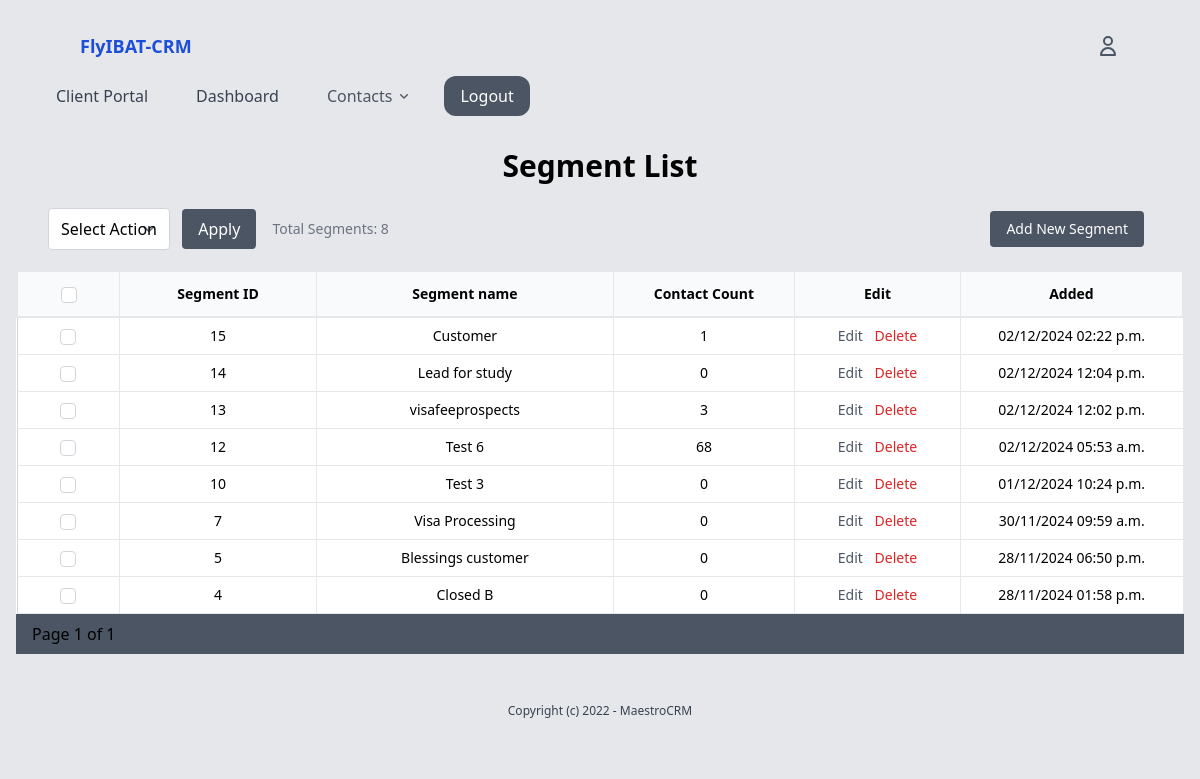
/contacts/segments/ (signed in), run on the app's committed database.
### segments/models.py (models this page shows)
class Segment(models.Model):
    name = models.CharField(max_length=255)
    description = models.TextField(blank=True, null=True)
    conditions = models.JSONField()  # Store filtering rules in JSON
    contacts = models.ManyToManyField(Contact, blank=True, related_name='segments')
    created_by = models.ForeignKey(User, on_delete=models.SET_DEFAULT, default=1, related_name='segments_created')
    category = models.ForeignKey(SegCategory, on_delete=models.SET_NULL, null=True, blank=True, related_name='segments')
    created_at = models.DateTimeField(auto_now_add=True)
    modified_at = models.DateTimeField(auto_now=True)

### segments/views.py (the view)
# urls.py: path('', views.segment_list, name='list'),
@login_required
def segment_list(request):
    segments = Segment.objects.all().order_by('-created_by')
    paginator = Paginator(segments, 10)  # Show 10 contacts per page
    page_number = request.GET.get('page')
    page_segments = paginator.get_page(page_number)
    return render(request, 'segments/segment_list.html', {'segments': page_segments})

### core/context_processors.py (called while the page is built)
def user_roles(request):
    if request.user.is_authenticated:
        groups = request.user.groups.values_list('name', flat=True)
        return {'user_roles': groups}
    return {}

### segments/templates/segments/segment_list.html (shortened to what this page needs)
{% extends 'core/base.html' %}
{% block content %}
<form class="p-4">
    <h2 class="text-3xl font-bold mb-6 text-center">Segment List</h2>
    <div class="mb-1 px-4 flex-col flex md:flex-row">
        <div class="flex-auto w-50 mb-4 px-4 flex items-center justify-start">
            <div>
                <select name="action" class="border border-gray-300 rounded py-2 px-3">
                    <option value="">Select Action</option>
                </select>
                <button type="submit" class="ml-2 bg-gray-600 text-white py-2 px-4 rounded hover:bg-gray-700">
                    Apply
                </button>
            </div>
            <div class="px-4 text-sm text-gray-500">Total Segments: {{ segments.paginator.count }}</div>
        </div>
        <div class="flex-auto w-50 md-1/2 mb-4 flex items-center justify-end px-6">
            <a href="{% url 'segments:add' %}"
                class="ml-2 text-sm bg-gray-600 text-white py-2 px-4 rounded hover:bg-gray-700">
                Add New Segment
            </a>
        </div>
    </div>
    <table class="w-full bg-white border border-gray-300">
        <tr class="border-2 border-gray-200 items-center bg-gray-50">
            <th class="py-3 px-4 border-r border-gray-200  text-sm font-semibold w-10">
                <input id="select-all" type="checkbox" class="rounded border-gray-300">
            </th>
            <th class="py-3 px-4 border-r border-b border-gray-200  text-sm font-semibold w-5">Segment ID</th>
            <th class="py-3 px-4 border-r border-b border-gray-200  text-sm font-semibold w-20">Segment name</th>
            <th class="py-3 px-4 border-r border-b border-gray-200  text-sm font-semibold w-20">Contact Count</th>
            <th class="py-3 px-4 border-r border-b border-gray-200  text-sm font-semibold w-20">Edit</th>
            <th class="py-3 px-4 border-r border-b border-gray-200  text-sm font-semibold w-5">Added</th>
        </tr>
        {% for segment in segments %}
        <tr class="hover:bg-gray-100 transition duration-200 text-center">
            <td class="py-2 px-4 border-r border-b border-gray-200 text-sm">
                <input type="checkbox" name="selected_segments" value="{{ segment.id }}" class="rounded border-gray-300">
            </td>
            <td class="py-2 px-2 border-r border-b border-gray-200 text-sm">{{ segment.id }}</td>
            <td href="{% url 'segments:contacts' segment.id %}" class="py-2 px-4 border-r border-b border-gray-200 text-sm">
                <a href="{% url 'segments:contacts' segment.id %}">{{ segment.name }}</a>
            </td>
            <td class="py-2 px-4 border-r border-b border-gray-200 text-sm">
                <a href="{% url 'segments:contacts' segment.id %}">{{ segment.contacts.count }}</a>
            </td>
            <td class="py-2 px-4 border-r border-b border-gray-200 text-sm">
               <a href="{% url 'segments:edit' segment.id %}" class="text-gray-600 hover:text-gray-800">Edit</a>
               <a href="{% url 'segments:delete' segment.id %}" onclick="return confirmDelete();" class="btn btn-danger text-red-600 hover:text-red-800 ml-2">
                Delete
               </a>
            </td>
            <td class="py-2 px-4 border-r border-b border-gray-200 text-sm">{{ segment.created_at|date:"d/m/Y h:i a" }}</td>
        </tr>
        {% endfor %}
    </table>
    <div class="bg-gray-600 py-2 px-4 border-b border-gray-200">
        <span>Page {{ segments.number }} of {{ segments.paginator.num_pages }}</span>
    </div>
</form>
{% endblock %}

### data on the page
Segment: id "15", name "Customer", contacts.count "1", created_at "02/12/2024 02:22 p.m."
Segment: id "14", name "Lead for study", contacts.count "0", created_at "02/12/2024 12:04 p.m."
Segment: id "13", name "visafeeprospects", contacts.count "3", created_at "02/12/2024 12:02 p.m."
Segment: id "12", name "Test 6", contacts.count "68", created_at "02/12/2024 05:53 a.m."
Segment: id "10", name "Test 3", contacts.count "0", created_at "01/12/2024 10:24 p.m."
Segment: id "7", name "Visa Processing", contacts.count "0", created_at "30/11/2024 09:59 a.m."
Segment: id "5", name "Blessings customer", contacts.count "0", created_at "28/11/2024 06:50 p.m."
Segment: id "4", name "Closed B", contacts.count "0", created_at "28/11/2024 01:58 p.m."

### other printed values
{{ segments.paginator.count }} "8"
{{ segments.number }} "1"
{{ segments.paginator.num_pages }} "1"
